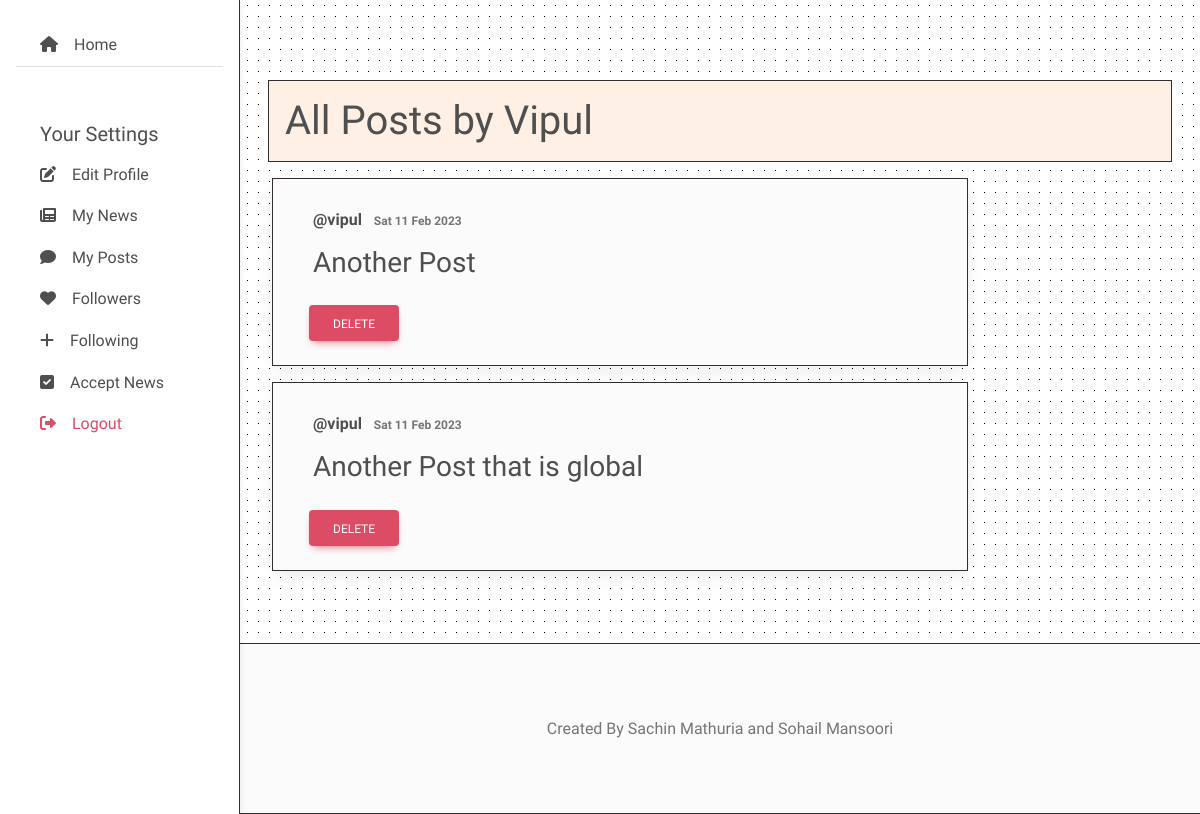
Page /profile/settings/my-posts (signed in) on the earlier database version.
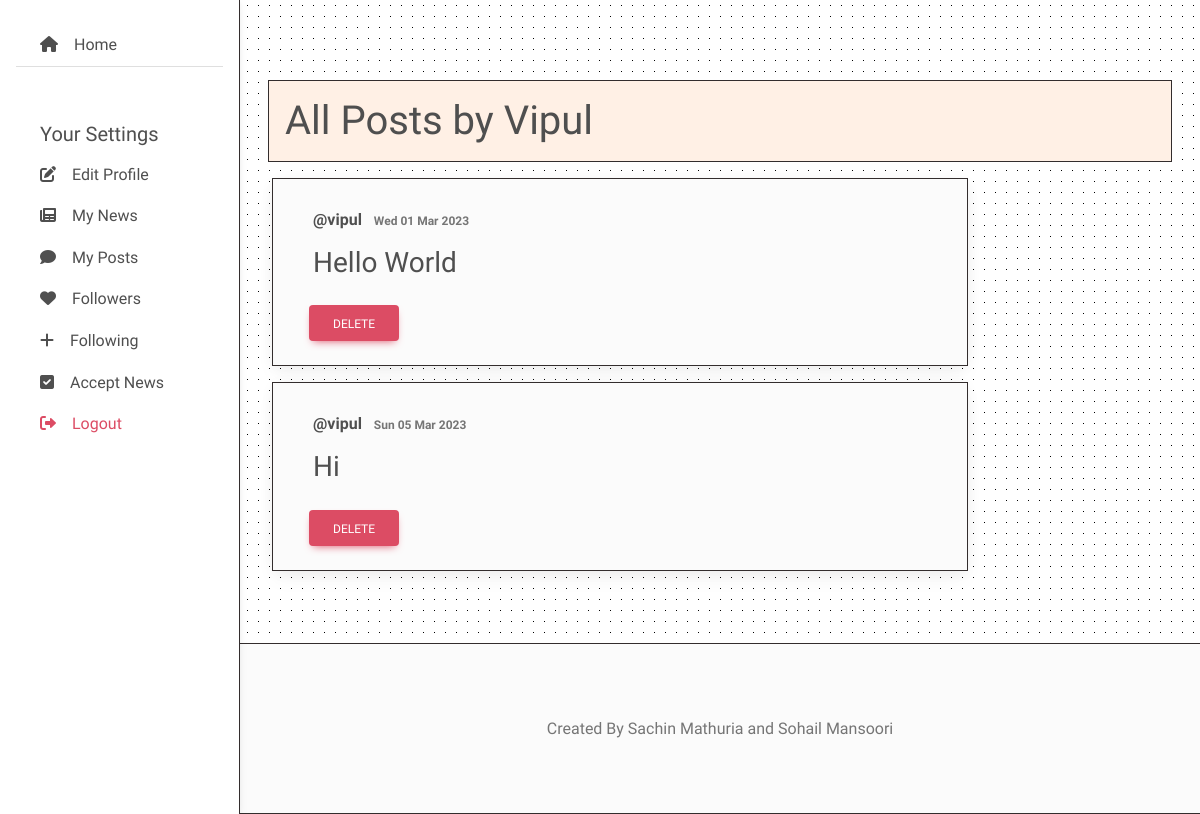
Same page on the later database version.
### posts/models.py (models this page shows, shortened)
class Post(models.Model):
    post_id = models.CharField(max_length=50, primary_key=True, default=uuid.uuid4, editable=False)
    posted_by = models.ForeignKey(User, on_delete=models.CASCADE)
    content = models.TextField(max_length=256)
    posted_date = models.DateTimeField(auto_now_add=True)
    is_global = models.BooleanField(default=True)

### user_models/models.py (models this page shows)
class User(AbstractUser):
    class Designations(models.TextChoices):
        STUDENT = ('STUDENT', 'Student')
        FACULTY = ('FACULTY', 'Faculty')
    class Departments(models.TextChoices):
        NO_DEPARTMENT = ('NO_DEPARTMENT', '-------------')
        B_TECH = ('B_TECH', 'B.Tech')
        M_TECH = ('M_TECH', 'M.Tech')
        BCA = ('BCA', 'BCA')
        BSC_IT = ('BSC_IT', 'Bsc.IT')
        MCA = ('MCA', 'MCA')
        MSC_IT = ('MSC_IT', 'MSc.IT')
        ARTS = ('ARTS', 'Arts')
        BBA = ('BBA', 'BBA')
        MBA = ('MBA', 'MBA')
        LAW = ('LAW', 'Law')
        MBBS = ('MBBS', 'MBBS')
        ARCHITECTURE = ('ARCHITECTURE', 'Architecture')
        DIPLOMA = ('DIPLOMA', 'Diploma')
    designation = models.CharField(max_length=30, choices=Designations.choices)
    department = models.CharField(max_length=30, choices=Departments.choices, default=Departments.NO_DEPARTMENT)
    is_elevated = models.BooleanField(default=False)

### profile_settings/views.py (the view)
# urls.py: path('profile/settings/my-posts', my_posts, name='my_posts'),
@login_required(login_url='login_page')
def my_posts(request):
    user = request.user
    posts = Post.objects.all().filter(posted_by=user)
    context = {
        'user': user,
        'posts': posts,
    }
    return render(request, 'profile_settings/my_posts.html', context)

### templates/profile_settings/my_posts.html (shortened to what this page needs)
{% extends 'base_templates/base.html' %}
{% block navbar %}
{% include 'base_templates/navbar_settings.html' %}
{% endblock %}
{% block body %}
    <div class="display-6 p-3 m-3 border border-1 border-dark" style="background-color: #fff0e5;">
      All Posts by {{user.username|capfirst}}
    </div>
    <div class="row row-cols-1 p-3 row-cols-md-3  g-4">
      {% for post in posts %}
      <div class="card rounded-0 border border-dark border-1 bg-light my-2 m-3 w-75">
        <div class="card-body">
            <div class="p-1 fw-bold"> @{{ post.posted_by }} <span class="p-2 text-muted" style="font-size: 12px;">{{ post.posted_date | date:"D d M Y" }}</span>
            </div>
            <p class="card-text p-1 fs-3">
                {{ post.content }}
            </p>
            <a href="{% url 'delete_post' post.post_id %}" class="btn btn-danger" role="button">
                Delete
            </a>
        </div>
      </div>
      {% endfor %}
    </div>
{% endblock %}

Differences in the rows shown:
removed Post: posted_by "vipul", posted_date "Sat 11 Feb 2023", content "Another Post"
removed Post: posted_by "vipul", posted_date "Sat 11 Feb 2023", content "Another Post that is global"
added Post: posted_by "vipul", posted_date "Wed 01 Mar 2023", content "Hello World"
added Post: posted_by "vipul", posted_date "Sun 05 Mar 2023", content "Hi"
